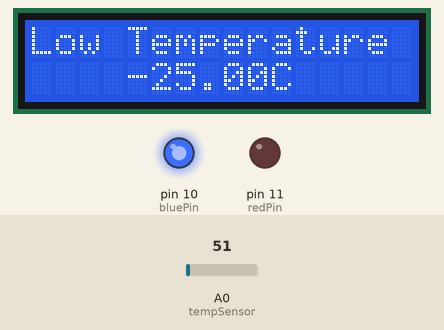
The sketch below on a simulated Arduino Uno, built with avr-gcc and run on an emulated ATmega328P. Shown: 16×2 character LCD, output pins drawn as LEDs (lit = HIGH). The inputs (shaded band) are chosen by the test bench; at power-on: A0 (tempSensor) = 51. What the sketch prints to the serial monitor is not drawn.

Above: at 6.2 s.
6.3 s: A0 (tempSensor) set to 61
At 8.2 s:
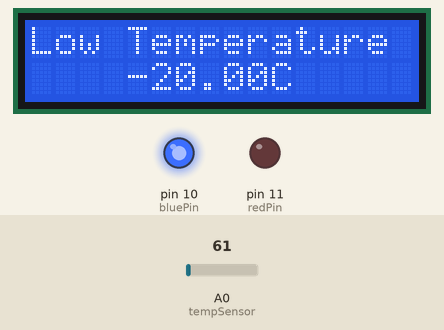
8.5 s: A0 (tempSensor) set to 71
At 10.2 s:
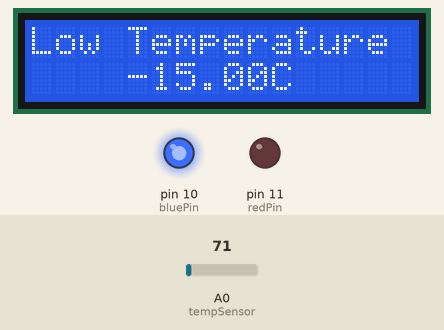
10.5 s: A0 (tempSensor) set to 86
At 12.5 s:
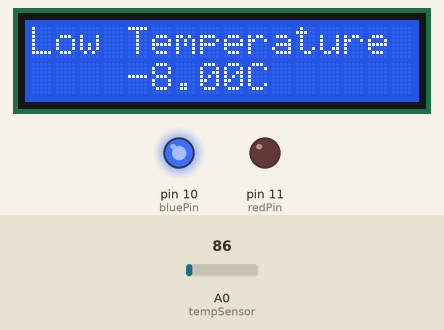
Timing chart, 0 to 14.0 s (numbered marks = the images above; inputs shaded):
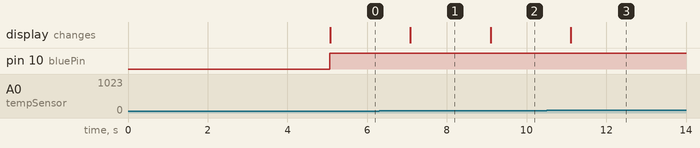

Measured:
- after the input at 6.3 s, the display: changes after 0.79 s (image 1)
- after the input at 8.5 s, the display: changes after 0.60 s (image 2)
- after the input at 10.5 s, the display: changes after 0.61 s (image 3)

The sketch:

smart_thermometer_project_7.ino
```cpp
// Arduino Code Snipet


// Include the Library for LCD Crystal Monitor
#include <LiquidCrystal.h>


//Declaration of variables
int tempSensor = A0;
int redPin = 11;
int bluePin = 10;
float tempSignal;
float voltage;
float temperature;
float threshold_min = 34.0;
float threshold_max = 38.0;

// Create an LCD object. Parameters: (RS, E, D4, D5, D6, D7)
LiquidCrystal lcd(2, 3, 4, 5, 6, 7);


void setup() {

  Serial.begin(9600);

  pinMode(tempSensor, INPUT);
  pinMode(redPin, OUTPUT);
  pinMode(bluePin, OUTPUT);

  // Specify the LCD's number of columns and rows
  lcd.begin(16, 2);
  lcd.clear(); // Clear the screen for writing
  lcd.setCursor(0,0);
  lcd.print("Smart");
  lcd.setCursor(3,1);
  lcd.print("Thermometer");
  lcd.display();
  delay(5000); // Keep the words on screen for five seconds

}


void loop() {

  /*tempSignal= analogRead(tempSensor);
  voltage = tempSignal * (5000 / 1023.0); //Convert the reading values into voltage
  temperature = voltage / 10; // Convert the voltage into the temperature in degree Celsius
  Serial.print(temperature);
  Serial.print(" \xC2\xB0"); // Degree Symbol
  Serial.print("C "); */

  temperature = map(((analogRead(tempSensor) - 20) * 3.04),
                0, 1023, -40, 125);

  if(temperature > threshold_max){

     digitalWrite(redPin, HIGH);
     digitalWrite(bluePin, LOW);
     Serial.println("Ηigh Τemperature");
     lcd.clear();
     lcd.setCursor(0,0);
     lcd.print("Ηigh Temperature");
     lcd.setCursor(4,1);
     lcd.print(temperature);
     lcd.print("C");
     lcd.display();
     delay(1000);
  }
  else if(temperature < threshold_min){

     digitalWrite(redPin, LOW);
     digitalWrite(bluePin, HIGH);
     Serial.println("Low Τemperature");
     lcd.clear();
     lcd.setCursor(0,0);
     lcd.print("Low Temperature");
     lcd.setCursor(4,1);
     lcd.print(temperature);
     lcd.print("C");
     lcd.display();
     delay(1000);
  }
  else{

    Serial.println("Normal Τemperature");
    digitalWrite(redPin, LOW);
    digitalWrite(bluePin, LOW);
    lcd.clear();
    lcd.setCursor(0,0);
    lcd.print("Temperature");
    lcd.setCursor(4,1);
    lcd.print(temperature);
    lcd.print("C");
    lcd.display();
    delay(1000);
 }

  /*
 //Display measured temperature on 16x2 Crystal LCD
 lcd.clear();
 lcd.setCursor(0,0);
 lcd.print("Temperature");
 lcd.setCursor(4,1);
 lcd.print(temperature);
 lcd.print("C");
 lcd.display();
 delay(1000);
 */

}
```
